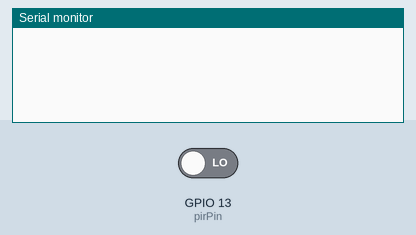
Recording of a sketch running on a simulated ESP8266 (NodeMCU). Parts: the last lines printed to the serial monitor. Inputs (shaded band) come from the test bench; at power-on: GPIO 13 (pirPin) LOW.

Above: at 1.2 s.
1.3 s: GPIO 13 (pirPin) driven HIGH
At 2.5 s:
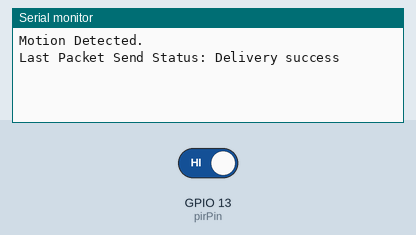
2.8 s: GPIO 13 (pirPin) driven LOW
At 3.9 s:
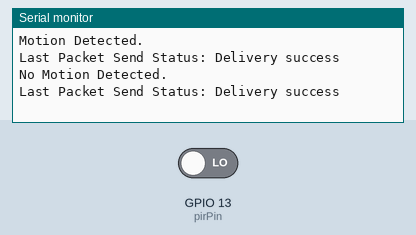

Measured:
- after the input at 1.3 s, the serial monitor: prints a new line at once (image 1)
- after the input at 2.8 s, the serial monitor: prints a new line at once (image 2)

The sketch:

esp8266-sender-motion-sensor.ino
```cpp
// (licence header left out)
#include <ESP8266WiFi.h>
#include <espnow.h>

// REPLACE WITH RECEIVER MAC Address
uint8_t broadcastAddress[] = {0xFF, 0xFF, 0xFF, 0xFF, 0xFF, 0xFF};

// Structure example to send data
// Must match the receiver structure
typedef struct struct_message {
  int b;
} struct_message;

// Create a struct_message called myData
struct_message myData;

//set your wifi network's channel. This is to facilitate the receiving agents to connect to internet
//I have tried using the method available here [https://github.com/m1cr0lab-esp32/esp-now-network-and-wifi-gateway/blob/47f324a9302d8111b85ceb99601f4458825f5bb1/src/sender.cpp#L18],
//but doesn't seem to work for my home's hidden wifi network
unsigned int WIFI_CHANNEL = 5;

const int pirPin = 13;
int pirState = 0;
int lastPirState = 0;

// Callback when data is sent
void OnDataSent(uint8_t *mac_addr, uint8_t sendStatus) {
  Serial.print("Last Packet Send Status: ");
  if (sendStatus == 0){
    Serial.println("Delivery success");
  }
  else{
    Serial.println("Delivery fail");
  }
}

void setup() {
  // Init Serial Monitor
  Serial.begin(9600);

  pinMode(pirPin, INPUT);

  // Set device as a Wi-Fi Station
  WiFi.mode(WIFI_STA);

  // Init ESP-NOW
  if (esp_now_init() != 0) {
    Serial.println("Error initializing ESP-NOW");
    return;
  }

  // Once ESPNow is successfully Init, we will register for Send CB to
  // get the status of Trasnmitted packet
  esp_now_set_self_role(ESP_NOW_ROLE_CONTROLLER);
  esp_now_register_send_cb(OnDataSent);

  // Register peer
  esp_now_add_peer(broadcastAddress, ESP_NOW_ROLE_SLAVE, WIFI_CHANNEL, NULL, 0);
}

void loop() {
  pirState = digitalRead(pirPin);

  if (pirState != lastPirState){
    if (pirState == HIGH){
      Serial.println("Motion Detected.");
      myData.b = 1;
    }
    else {
      Serial.println("No Motion Detected.");
      myData.b = 0;
    }
    // Send message via ESP-NOW
    esp_now_send(broadcastAddress, (uint8_t *) &myData, sizeof(myData));
  }

  lastPirState = pirState;
}
```
